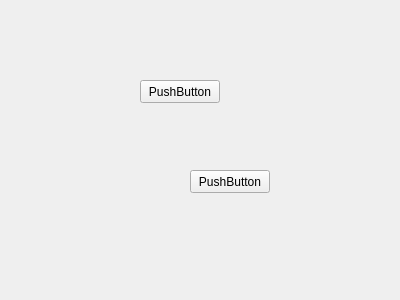
<?xml version="1.0" encoding="UTF-8"?>
<ui version="4.0">
 <class>Widget1</class>
 <widget class="QWidget" name="Widget1">
  <property name="geometry">
   <rect>
    <x>0</x>
    <y>0</y>
    <width>400</width>
    <height>300</height>
   </rect>
  </property>
  <property name="windowTitle">
   <string>Form</string>
  </property>
  <widget class="QPushButton" name="pushButton">
   <property name="geometry">
    <rect>
     <x>140</x>
     <y>80</y>
     <width>80</width>
     <height>23</height>
    </rect>
   </property>
   <property name="text">
    <string>PushButton</string>
   </property>
  </widget>
  <widget class="QPushButton" name="pushButton_2">
   <property name="geometry">
    <rect>
     <x>190</x>
     <y>170</y>
     <width>80</width>
     <height>23</height>
    </rect>
   </property>
   <property name="text">
    <string>PushButton</string>
   </property>
  </widget>
 </widget>
 <resources/>
 <connections/>
</ui>
